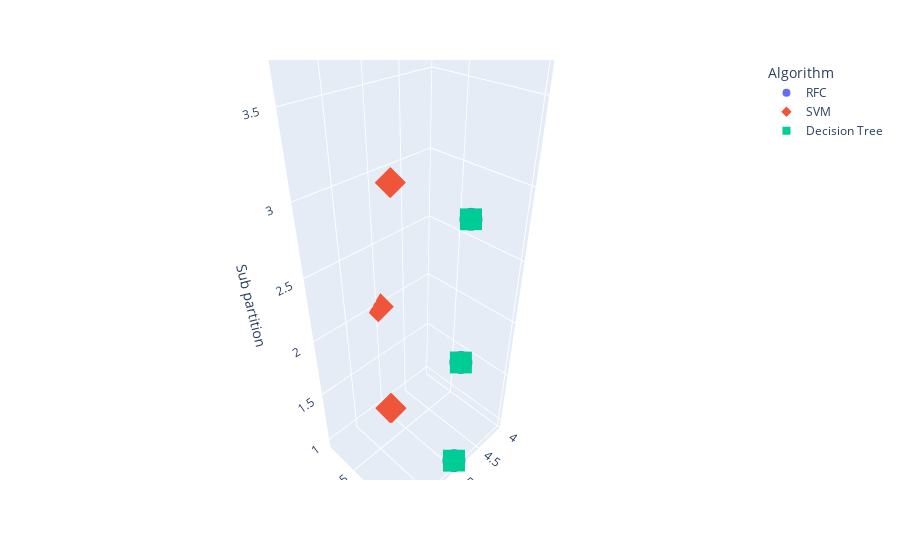

Notebook cell for this chart:
### Code cell
fig = px.scatter_3d(p1, x='Partition', y='Precision', z='Sub partition'
              ,color='Algorithm',symbol='Algorithm')
fig.show()

### Figure 1 — Plotly figure (JSON) as saved in the notebook; plotly's stock layout.template omitted (floating-point values rounded to 4 significant figures)
{"data": [{"hovertemplate": "Algorithm=RFC<br>Partition=%{x}<br>Precision=%{y}<br>Sub partition=%{z}<extra></extra>", "legendgroup": "RFC", "marker": {"color": "#636efa", "symbol": "circle"}, "mode": "markers", "name": "RFC", "scene": "scene", "showlegend": true, "type": "scatter3d", "x": [5, 5, 5, 5], "y": [1, 1, 1, 1], "z": [1, 2, 3, 4]}, {"hovertemplate": "Algorithm=SVM<br>Partition=%{x}<br>Precision=%{y}<br>Sub partition=%{z}<extra></extra>", "legendgroup": "SVM", "marker": {"color": "#EF553B", "symbol": "diamond"}, "mode": "markers", "name": "SVM", "scene": "scene", "showlegend": true, "type": "scatter3d", "x": [5, 5, 5, 5], "y": [0.3276, 0.2407, 0.4091, 0.48], "z": [1, 2, 3, 4]}, {"hovertemplate": "Algorithm=Decision Tree<br>Partition=%{x}<br>Precision=%{y}<br>Sub partition=%{z}<extra></extra>", "legendgroup": "Decision Tree", "marker": {"color": "#00cc96", "symbol": "square"}, "mode": "markers", "name": "Decision Tree", "scene": "scene", "showlegend": true, "type": "scatter3d", "x": [5, 5, 5, 5], "y": [1, 1, 1, 1], "z": [1, 2, 3, 4]}], "layout": {"legend": {"title": {"text": "Algorithm"}, "tracegroupgap": 0}, "margin": {"t": 60}, "scene": {"domain": {"x": [0, 1], "y": [0, 1]}, "xaxis": {"title": {"text": "Partition"}}, "yaxis": {"title": {"text": "Precision"}}, "zaxis": {"title": {"text": "Sub partition"}}}}}
